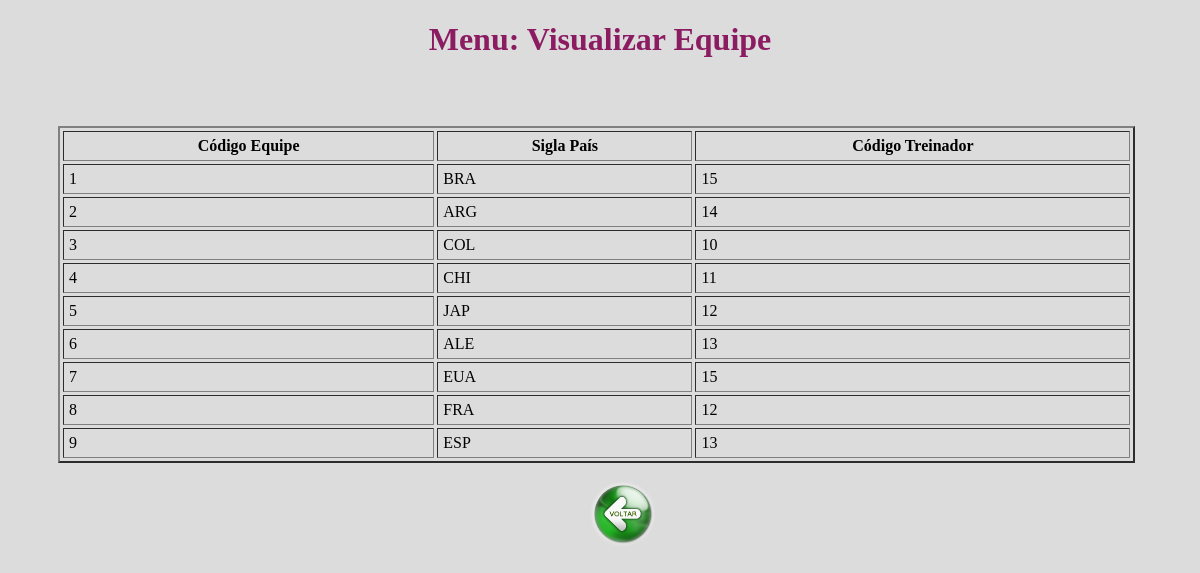
Page /equipe/view_equipe.php on the committed database.
### tables this page shows
create table equipe(
cod_equipe integer not null auto_increment, 
sigla_pais varchar(5) not null, 
cod_treinador integer not null,
primary key (cod_equipe),
foreign key (sigla_pais) references pais(sigla_pais) on update cascade on delete cascade,
foreign key (cod_treinador) references treinador(cod_treinador) on update cascade on delete cascade
);

### equipe/view_equipe.php (the view, shortened to what this page needs)
<?php require_once '../php_action/db_connect.php'; ?>
<!DOCTYPE html>
<html>
<head>
	<link type="text/css" rel="stylesheet" href="../php_action/stylesheet.css"/>
</head>
<body>
	<h1> <center> Menu: Visualizar Equipe </center> </h1>
<div class="manageMember">
	<br><br>
	<table border="2" cellspacing="3" cellpadding="5">
		<thead>
			<tr>
				<th>Código Equipe</th>
				<th>Sigla País</th>
				<th>Código Treinador</th>
			</tr>
		</thead>
		<tbody>
			<?php
			$sql = "SELECT * FROM equipe WHERE cod_equipe >= 1";
			$result = $connect->query($sql);
			if($result->num_rows > 0) {
				while($row = $result->fetch_assoc()) {
					echo "<tr>
						<td>".$row['cod_equipe']."</td>
						<td>".$row['sigla_pais']."</td>
						<td>".$row['cod_treinador']."</td>
					</tr>";
				}
			} else {
				echo "<tr><td colspan='5'><center>No Data Avaliable</center></td></tr>";
			}
			?>
		</tbody>
	</table>
	<form method="post" action="./crud_equipe.php">
	<br><center>&emsp; &emsp; &emsp; &emsp; &emsp; &emsp; &emsp; &emsp; &emsp; &emsp; &emsp; &emsp; &emsp; &emsp; &emsp; <input type="image" src="../botao_voltar.png" alt="Submit" width="65" height="65"></center>
	</form>
</div>
</body>
</html>

### php_action/stylesheet.css (style rules this page uses)
h1 { color: #8B1C62; }

### equipe/view_equipe.php (style rules this page uses)
body { background: #DCDCDC; }
.manageMember { width: 70%; margin: 10px 30px 30px 50px; }
table { width: 130%; height: 20%; margin-top: 10px; }

### rows in the picture
equipe: cod_equipe "1", sigla_pais "BRA", cod_treinador "15"
equipe: cod_equipe "2", sigla_pais "ARG", cod_treinador "14"
equipe: cod_equipe "3", sigla_pais "COL", cod_treinador "10"
equipe: cod_equipe "4", sigla_pais "CHI", cod_treinador "11"
equipe: cod_equipe "5", sigla_pais "JAP", cod_treinador "12"
equipe: cod_equipe "6", sigla_pais "ALE", cod_treinador "13"
equipe: cod_equipe "7", sigla_pais "EUA", cod_treinador "15"
equipe: cod_equipe "8", sigla_pais "FRA", cod_treinador "12"
equipe: cod_equipe "9", sigla_pais "ESP", cod_treinador "13"
